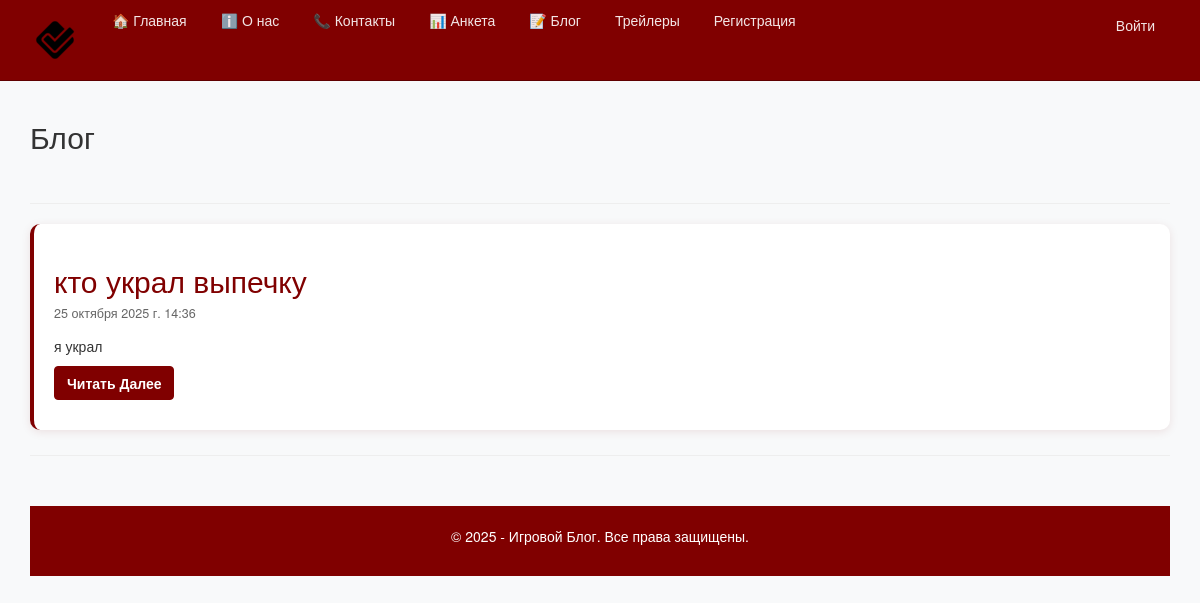
The page /blog/ on the database as committed earlier.
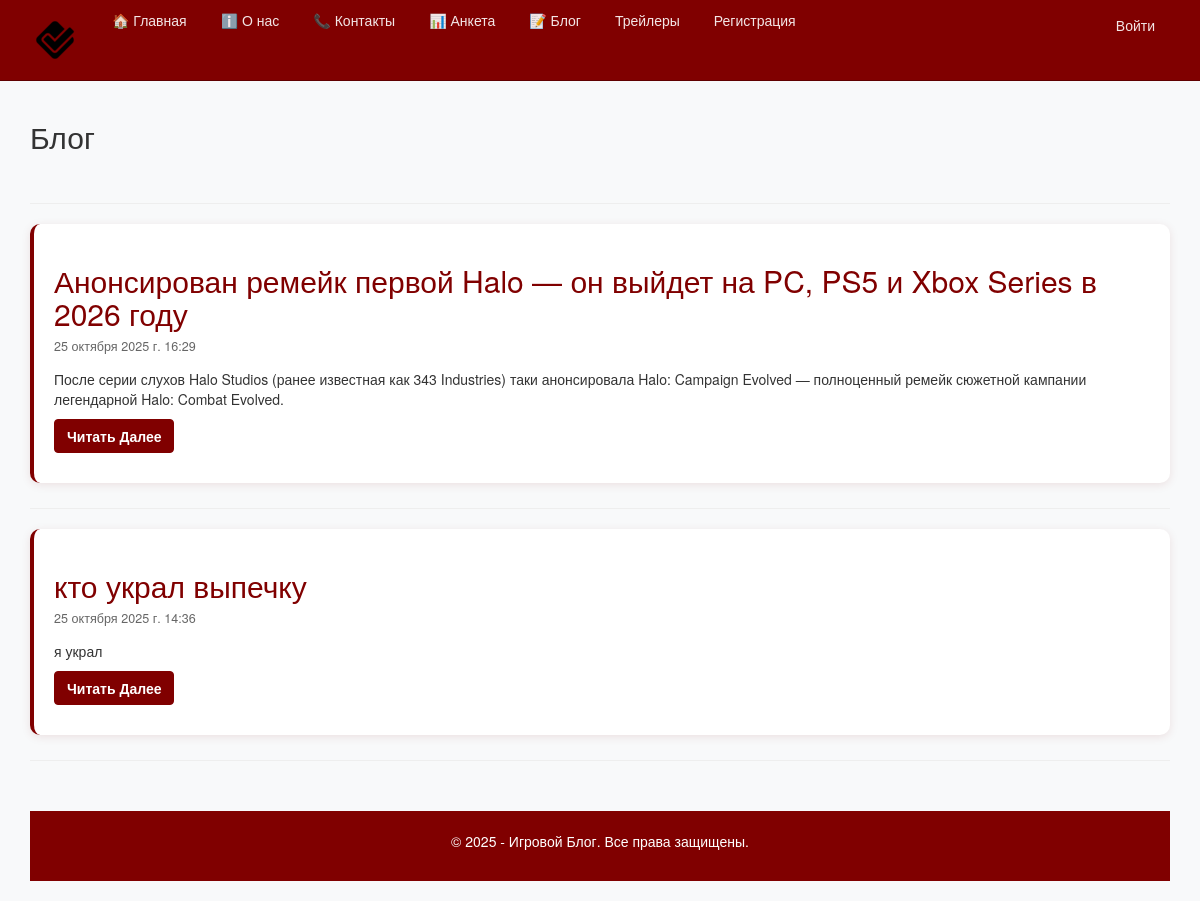
The same page on the database as committed later.
### app/models.py (models this page shows, shortened)
class Blog(models.Model):
    title = models.CharField(max_length= 100, unique_for_date="posted", verbose_name="Заголовок")
    description = models.TextField(verbose_name="Краткое содержание")
    content = models.TextField(verbose_name="Полное содержание")
    posted = models.DateTimeField(default=datetime.now(), db_index=True, verbose_name="Опубликована")
    image = models.FileField(default='temp.jpg', verbose_name= "Путь к картинке")
    class Meta:
        db_table = "Posts" #Имя таблицы для модели
        ordering = ["-posted"]#порядок сортировки данных в модели
        verbose_name = "статья блога"
        verbose_name_plural = "статьи блога"

### app/views.py (the view)
# urls.py: path('blog/', views.blog, name='blog'),
def blog (request):
    posts = Blog.objects.all()
    assert isinstance(request, HttpRequest)
    return render(
        request,
        'app/blog.html',
        {
            'title':'Блог',
            'posts': posts,
            'year': datetime.now().year,
        }
    )

### app/templates/app/blog.html
{% extends "app/layout.html" %}
{% block content %}
<h2>{{title}}</h2>
<br>
{%for post in posts%}
<hr>
<div class="blog-post fade-in">
    <h2>{{post.title}}</h2>
    <h4>{{post.posted}} </h4>
    <p>{{post.description}}</p>
    <p> <a href="{% url 'blogpost' parametr=post.id %}" class="btn btn-primary"> Читать Далее </a> </p>
</div>
{%endfor%}
{%endblock%}

Rows that differ between the two databases and show on the page:
added Blog: title "Анонсирован ремейк первой Halo — он выйдет на PC, PS5 и Xbox Series в 2026 году", posted "25 октября 2025 г. 16:29", description "После серии слухов Halo Studios (ранее известная как 343 Industries) таки анонсировала Halo: Campaign Evolved — полноценный ремейк сюжетной кампании легендарной Halo: Combat Evolved."
